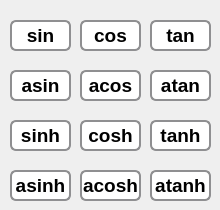
      <widget class="QWidget" name="tab_2">
       <attribute name="title">
        <string>Tab 2</string>
       </attribute>
       <widget class="QPushButton" name="pushButton_28">
        <property name="geometry">
         <rect>
          <x>150</x>
          <y>20</y>
          <width>61</width>
          <height>31</height>
         </rect>
        </property>
        <property name="styleSheet">
         <string notr="true">QPushButton{
border: 2px solid #8f8f91;
 border-radius: 6px; 
 font: bold 19px;
background-color:rgb(255, 255, 255);
}
QPushButton:hover{
background-color:rgb(227, 227, 227);
}
QPushButton:pressed{
	border-left: 3px outset rgb(93, 95, 97); 
		
background-color:rgb(227, 227, 227);
}</string>
        </property>
        <property name="text">
         <string>tan</string>
        </property>
       </widget>
       <widget class="QPushButton" name="pushButton_29">
        <property name="geometry">
         <rect>
          <x>150</x>
          <y>70</y>
          <width>61</width>
          <height>31</height>
         </rect>
        </property>
        <property name="styleSheet">
         <string notr="true">QPushButton{
border: 2px solid #8f8f91;
 border-radius: 6px; 
 font: bold 19px;
background-color:rgb(255, 255, 255);
}
QPushButton:hover{
background-color:rgb(227, 227, 227);
}
QPushButton:pressed{
	border-left: 3px outset rgb(93, 95, 97); 
		
background-color:rgb(227, 227, 227);
}</string>
        </property>
        <property name="text">
         <string>atan</string>
        </property>
       </widget>
       <widget class="QPushButton" name="pushButton_30">
        <property name="geometry">
         <rect>
          <x>10</x>
          <y>120</y>
          <width>61</width>
          <height>31</height>
         </rect>
        </property>
        <property name="styleSheet">
         <string notr="true">QPushButton{
border: 2px solid #8f8f91;
 border-radius: 6px; 
 font: bold 19px;
background-color:rgb(255, 255, 255);
}
QPushButton:hover{
background-color:rgb(227, 227, 227);
}
QPushButton:pressed{
	border-left: 3px outset rgb(93, 95, 97); 
		
background-color:rgb(227, 227, 227);
}</string>
        </property>
        <property name="text">
         <string>sinh</string>
        </property>
       </widget>
       <widget class="QPushButton" name="pushButton_31">
        <property name="geometry">
         <rect>
          <x>80</x>
          <y>120</y>
          <width>61</width>
          <height>31</height>
         </rect>
        </property>
        <property name="styleSheet">
         <string notr="true">QPushButton{
border: 2px solid #8f8f91;
 border-radius: 6px; 
 font: bold 19px;
background-color:rgb(255, 255, 255);
}
QPushButton:hover{
background-color:rgb(227, 227, 227);
}
QPushButton:pressed{
	border-left: 3px outset rgb(93, 95, 97); 
		
background-color:rgb(227, 227, 227);
}</string>
        </property>
        <property name="text">
         <string>cosh</string>
        </property>
       </widget>
       <widget class="QPushButton" name="pushButton_32">
        <property name="geometry">
         <rect>
          <x>150</x>
          <y>120</y>
          <width>61</width>
          <height>31</height>
         </rect>
        </property>
        <property name="styleSheet">
         <string notr="true">QPushButton{
border: 2px solid #8f8f91;
 border-radius: 6px; 
 font: bold 19px;
background-color:rgb(255, 255, 255);
}
QPushButton:hover{
background-color:rgb(227, 227, 227);
}
QPushButton:pressed{
	border-left: 3px outset rgb(93, 95, 97); 
		
background-color:rgb(227, 227, 227);
}</string>
        </property>
        <property name="text">
         <string>tanh</string>
        </property>
       </widget>
       <widget class="QPushButton" name="pushButton_33">
        <property name="geometry">
         <rect>
          <x>10</x>
          <y>170</y>
          <width>61</width>
          <height>31</height>
         </rect>
        </property>
        <property name="styleSheet">
         <string notr="true">QPushButton{
border: 2px solid #8f8f91;
 border-radius: 6px; 
 font: bold 19px;
background-color:rgb(255, 255, 255);
}
QPushButton:hover{
background-color:rgb(227, 227, 227);
}
QPushButton:pressed{
	border-left: 3px outset rgb(93, 95, 97); 
		
background-color:rgb(227, 227, 227);
}</string>
        </property>
        <property name="text">
         <string>asinh</string>
        </property>
       </widget>
       <widget class="QPushButton" name="pushButton_34">
        <property name="geometry">
         <rect>
          <x>80</x>
          <y>170</y>
          <width>61</width>
          <height>31</height>
         </rect>
        </property>
        <property name="styleSheet">
         <string notr="true">QPushButton{
border: 2px solid #8f8f91;
 border-radius: 6px; 
 font: bold 19px;
background-color:rgb(255, 255, 255);
}
QPushButton:hover{
background-color:rgb(227, 227, 227);
}
QPushButton:pressed{
	border-left: 3px outset rgb(93, 95, 97); 
		
background-color:rgb(227, 227, 227);
}</string>
        </property>
        <property name="text">
         <string>acosh</string>
        </property>
       </widget>
       <widget class="QPushButton" name="pushButton_35">
        <property name="geometry">
         <rect>
          <x>150</x>
          <y>170</y>
          <width>61</width>
          <height>31</height>
         </rect>
        </property>
        <property name="styleSheet">
         <string notr="true">QPushButton{
border: 2px solid #8f8f91;
 border-radius: 6px; 
 font: bold 19px;
background-color:rgb(255, 255, 255);
}
QPushButton:hover{
background-color:rgb(227, 227, 227);
}
QPushButton:pressed{
	border-left: 3px outset rgb(93, 95, 97); 
		
background-color:rgb(227, 227, 227);
}</string>
        </property>
        <property name="text">
         <string>atanh</string>
        </property>
       </widget>
       <widget class="QPushButton" name="pushButton_18">
        <property name="geometry">
         <rect>
          <x>10</x>
          <y>20</y>
          <width>61</width>
          <height>31</height>
         </rect>
        </property>
        <property name="styleSheet">
         <string notr="true">QPushButton{
border: 2px solid #8f8f91;
 border-radius: 6px; 
 font: bold 19px;
background-color:rgb(255, 255, 255);
}
QPushButton:hover{
background-color:rgb(227, 227, 227);
}
QPushButton:pressed{
	border-left: 3px outset rgb(93, 95, 97); 
		
background-color:rgb(227, 227, 227);
}</string>
        </property>
        <property name="text">
         <string>sin</string>
        </property>
       </widget>
       <widget class="QPushButton" name="pushButton_19">
        <property name="geometry">
         <rect>
          <x>80</x>
          <y>20</y>
          <width>61</width>
          <height>31</height>
         </rect>
        </property>
        <property name="styleSheet">
         <string notr="true">QPushButton{
border: 2px solid #8f8f91;
 border-radius: 6px; 
 font: bold 19px;
background-color:rgb(255, 255, 255);
}
QPushButton:hover{
background-color:rgb(227, 227, 227);
}
QPushButton:pressed{
	border-left: 3px outset rgb(93, 95, 97); 
		
background-color:rgb(227, 227, 227);
}</string>
        </property>
        <property name="text">
         <string>cos</string>
        </property>
       </widget>
       <widget class="QPushButton" name="pushButton_26">
        <property name="geometry">
         <rect>
          <x>10</x>
          <y>70</y>
          <width>61</width>
          <height>31</height>
         </rect>
        </property>
        <property name="styleSheet">
         <string notr="true">QPushButton{
border: 2px solid #8f8f91;
 border-radius: 6px; 
 font: bold 19px;
background-color:rgb(255, 255, 255);
}
QPushButton:hover{
background-color:rgb(227, 227, 227);
}
QPushButton:pressed{
	border-left: 3px outset rgb(93, 95, 97); 
		
background-color:rgb(227, 227, 227);
}</string>
        </property>
        <property name="text">
         <string>asin</string>
        </property>
       </widget>
       <widget class="QPushButton" name="pushButton_27">
        <property name="geometry">
         <rect>
          <x>80</x>
          <y>70</y>
          <width>61</width>
          <height>31</height>
         </rect>
        </property>
        <property name="styleSheet">
         <string notr="true">QPushButton{
border: 2px solid #8f8f91;
 border-radius: 6px; 
 font: bold 19px;
background-color:rgb(255, 255, 255);
}
QPushButton:hover{
background-color:rgb(227, 227, 227);
}
QPushButton:pressed{
	border-left: 3px outset rgb(93, 95, 97); 
		
background-color:rgb(227, 227, 227);
}</string>
        </property>
        <property name="text">
         <string>acos</string>
        </property>
       </widget>
      </widget>
